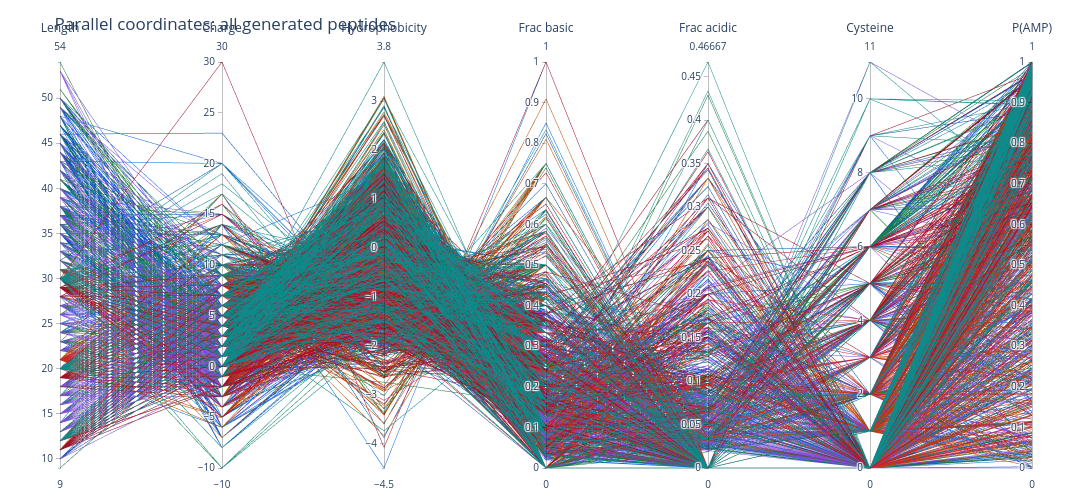

The notebook cell saved with this chart:
### Markdown cell above
## 18. Parallel coordinates — every peptide across all properties

### Code cell
all_gen = pd.concat([model_dfs[m].assign(model=m, model_idx=i) for i, m in enumerate(MODEL_NAMES)], ignore_index=True)
cscale = [[i/max(1,len(MODEL_NAMES)-1), MC[m]] for i, m in enumerate(MODEL_NAMES)]
fig_pc = go.Figure(go.Parcoords(
    line=dict(color=all_gen["model_idx"], colorscale=cscale, showscale=False),
    dimensions=[
        dict(label="Length", values=all_gen["length"]),
        dict(label="Charge", values=all_gen["charge"]),
        dict(label="Hydrophobicity", values=all_gen["hydrophobicity"]),
        dict(label="Frac basic", values=all_gen["frac_basic"]),
        dict(label="Frac acidic", values=all_gen["frac_acidic"]),
        dict(label="Cysteine", values=all_gen["cysteine_count"]),
        dict(label="P(AMP)", values=all_gen["amp_probability"], range=[0,1]),
    ], labelfont=dict(size=12), tickfont=dict(size=10)))
fig_pc.update_layout(title="Parallel coordinates: all generated peptides",
    paper_bgcolor="white", width=1100, height=500, margin=dict(l=60,r=60,t=60,b=30))
fig_pc.show()
fig_pc.write_html("parallel_coords.html", include_plotlyjs="cdn")

### Figure 1 — Plotly figure (JSON) as saved in the notebook; plotly's stock layout.template omitted (floating-point values rounded to 4 significant figures; data arrays with more than 128 entries replaced by an {"elided": "..."} marker saying what was removed)
{"data": [{"dimensions": [{"label": "Length", "values": {"elided": "2160 int values"}}, {"label": "Charge", "values": {"elided": "2160 int values"}}, {"label": "Hydrophobicity", "values": {"elided": "2160 float values"}}, {"label": "Frac basic", "values": {"elided": "2160 float values"}}, {"label": "Frac acidic", "values": {"elided": "2160 float values"}}, {"label": "Cysteine", "values": {"elided": "2160 int values"}}, {"label": "P(AMP)", "range": [0, 1], "values": {"elided": "2160 float values"}}], "labelfont": {"size": 12}, "line": {"color": {"elided": "2160 int values"}, "colorscale": [[0, "#0969DA"], [0.1429, "#0550AE"], [0.2857, "#1A7F37"], [0.4286, "#8250DF"], [0.5714, "#BC4C00"], [0.7143, "#CF222E"], [0.8571, "#A40E26"], [1, "#0E8A8A"]], "showscale": false}, "tickfont": {"size": 10}, "type": "parcoords"}], "layout": {"height": 500, "margin": {"b": 30, "l": 60, "r": 60, "t": 60}, "paper_bgcolor": "white", "title": {"text": "Parallel coordinates: all generated peptides"}, "width": 1100}}
